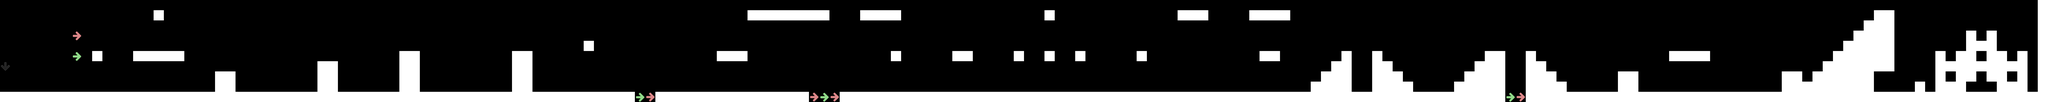

A level layout from a 2D game, rendered from its tile map. Below: a short description, then the map file with tile-grid data replaced by summaries:
An orthogonal 200x10 tile map with 64x64 px tiles, 2 tile layers (background, collision).

<map version="1.0" orientation="orthogonal" width="200" height="10" tilewidth="64" tileheight="64">
 <tileset firstgid="1" name="tiles" tilewidth="64" tileheight="64">
  <image source="../images/tiles.png" width="192" height="256" />
 </tileset>
 <layer name="background" width="200" height="10">
  <data>[2000 cells, 415 non-empty, 5 distinct tile ids]</data>
 </layer>
 <layer name="collision" width="200" height="10">
  <data>[2000 cells, 412 non-empty, 4 distinct tile ids]</data>
 </layer>
</map>